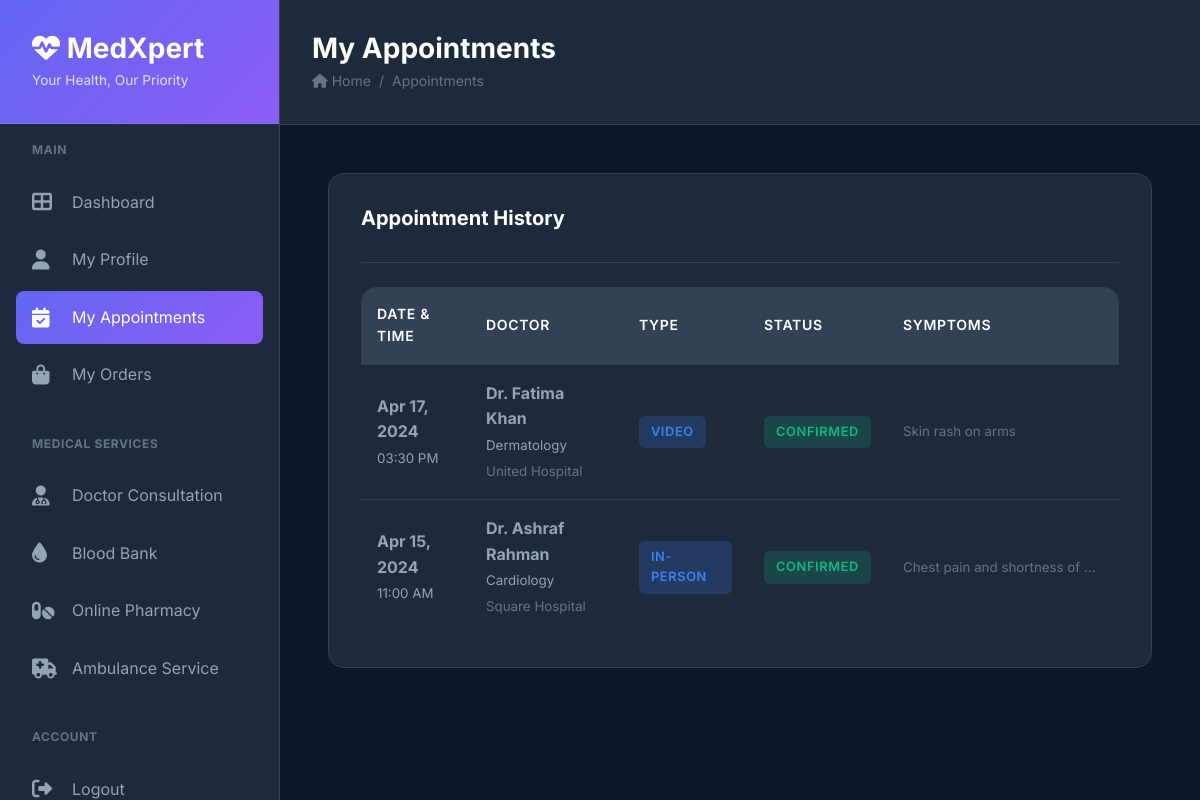
The page /my_appointments.php (signed in) on the database its author committed.
### tables this page shows
CREATE TABLE appointments (
    id INT AUTO_INCREMENT PRIMARY KEY,
    user_id INT NOT NULL,
    doctor_id INT NOT NULL,
    appointment_date DATE NOT NULL,
    appointment_time TIME NOT NULL,
    symptoms TEXT,
    status ENUM('pending', 'confirmed', 'completed', 'cancelled') DEFAULT 'pending',
    consultation_type ENUM('in-person', 'video', 'phone') DEFAULT 'in-person',
    notes TEXT,
    created_at TIMESTAMP DEFAULT CURRENT_TIMESTAMP,
    FOREIGN KEY (user_id) REFERENCES users(id) ON DELETE CASCADE,
    FOREIGN KEY (doctor_id) REFERENCES doctors(id) ON DELETE CASCADE,
    INDEX idx_user (user_id),
    INDEX idx_doctor (doctor_id),
    INDEX idx_date (appointment_date),
    INDEX idx_status (status)
);

CREATE TABLE doctors (
    id INT AUTO_INCREMENT PRIMARY KEY,
    name VARCHAR(100) NOT NULL,
    specialization VARCHAR(100) NOT NULL,
    experience INT NOT NULL,
    qualification VARCHAR(255) NOT NULL,
    hospital VARCHAR(150) NOT NULL,
    location VARCHAR(150) NOT NULL,
    fee DECIMAL(10,2) NOT NULL,
    rating DECIMAL(3,2) DEFAULT 4.50,
    phone VARCHAR(20) NOT NULL,
    email VARCHAR(100) NOT NULL,
    available_days VARCHAR(100) DEFAULT 'Mon-Fri',
    available_time VARCHAR(50) DEFAULT '9:00 AM - 5:00 PM',
    bio TEXT,
    image VARCHAR(255) DEFAULT 'default-doctor.png',
    status ENUM('active', 'inactive') DEFAULT 'active',
    created_at TIMESTAMP DEFAULT CURRENT_TIMESTAMP,
    INDEX idx_specialization (specialization),
    INDEX idx_status (status)
);

### my_appointments.php (the view)
<?php
require_once 'config/header.php';
$appointments = $conn->query("
    SELECT a.*, d.name as doctor_name, d.specialization, d.hospital, d.location
    FROM appointments a
    JOIN doctors d ON a.doctor_id = d.id
    WHERE a.user_id = {$_SESSION['user_id']}
    ORDER BY a.appointment_date DESC, a.appointment_time DESC
");
?>
<h1>My Appointments</h1>
<div class="breadcrumb">
    <span><i class="fas fa-home"></i> Home</span>
    <span>/</span>
    <span>Appointments</span>
</div>
</div>
</div>
<div class="content-wrapper">
    <div class="card">
        <div class="card-header">
            <h3 class="card-title">Appointment History</h3>
        </div>
        <div class="table-container">
            <table class="table">
                <thead>
                    <tr>
                        <th>Date & Time</th>
                        <th>Doctor</th>
                        <th>Type</th>
                        <th>Status</th>
                        <th>Symptoms</th>
                    </tr>
                </thead>
                <tbody>
                    <?php if ($appointments->num_rows > 0): ?>
                        <?php while ($apt = $appointments->fetch_assoc()): ?>
                            <tr>
                                <td>
                                    <strong><?php echo date('M d, Y', strtotime($apt['appointment_date'])); ?></strong><br>
                                    <small><?php echo date('h:i A', strtotime($apt['appointment_time'])); ?></small>
                                </td>
                                <td>
                                    <strong><?php echo htmlspecialchars($apt['doctor_name']); ?></strong><br>
                                    <small><?php echo htmlspecialchars($apt['specialization']); ?></small><br>
                                    <small style="color: var(--gray);"><?php echo htmlspecialchars($apt['hospital']); ?></small>
                                </td>
                                <td>
                                    <span class="badge badge-info"><?php echo ucfirst($apt['consultation_type']); ?></span>
                                </td>
                                <td>
                                    <?php
                                    $badge_class = [
                                        'pending' => 'warning',
                                        'confirmed' => 'success',
                                        'completed' => 'info',
                                        'cancelled' => 'danger'
                                    ];
                                    ?>
                                    <span class="badge badge-<?php echo $badge_class[$apt['status']]; ?>">
                                        <?php echo ucfirst($apt['status']); ?>
                                    </span>
                                </td>
                                <td>
                                    <small style="color: var(--gray); max-width: 200px; display: block; overflow: hidden; text-overflow: ellipsis; white-space: nowrap;">
                                        <?php echo htmlspecialchars($apt['symptoms']); ?>
                                    </small>
                                </td>
                            </tr>
                        <?php endwhile; ?>
                    <?php else: ?>
                        <tr>
                            <td colspan="5" style="text-align: center; color: var(--gray);">No appointments found.</td>
                        </tr>
                    <?php endif; ?>
                </tbody>
            </table>
        </div>
    </div>
</div>
<?php require_once 'config/footer.php'; ?>

### assets/css/style.css (style rules this page uses)
:root { --primary: #6366f1; --primary-dark: #4f46e5; --primary-light: #818cf8; --secondary: #8b5cf6; --accent: #06b6d4; --success: #10b981; --warning: #f59e0b; --danger: #ef4444; --info: #3b82f6; --dark: #0f172a; --dark-light: #1e293b; --dark-lighter: #334155; --gray: #64748b; --gray-light: #94a3b8; --gray-lighter: #cbd5e1; --white: #ffffff; --bg-gradient: linear-gradient(135deg, #667eea 0%, #764ba2 100%); --bg-gradient-alt: linear-gradient(135deg, #f093fb 0%, #f5576c 100%); --bg-gradient-success: linear-gradient(135deg, #667eea 0%, #64B5F6 100%); --shadow-sm: 0 1px 2px 0 rgba(0, 0, 0, 0.05); --shadow: 0 4px 6px -1px rgba(0, 0, 0, 0.1); --shadow-md: 0 10px 15px -3px rgba(0, 0, 0, 0.1); --shadow-lg: 0 20px 25px -5px rgba(0, 0, 0, 0.1); --shadow-xl: 0 25px 50px -12px rgba(0, 0, 0, 0.25); --radius-sm: 0.375rem; --radius: 0.5rem; --radius-md: 0.75rem; --radius-lg: 1rem; --radius-xl: 1.5rem; --spacing-xs: 0.5rem; --spacing-sm: 0.75rem; --spacing: 1rem; --spacing-md: 1.5rem; --spacing-lg: 2rem; --spacing-xl: 3rem; --transition: all 0.3s cubic-bezier(0.4, 0, 0.2, 1); --transition-fast: all 0.15s ease; }
* { margin: 0; padding: 0; box-sizing: border-box; }
body { font-family: 'Inter', -apple-system, BlinkMacSystemFont, 'Segoe UI', sans-serif; background: var(--dark); color: var(--gray-light); line-height: 1.6; overflow-x: hidden; }
h1, h2, h3, h4, h5, h6 { color: var(--white); font-weight: 700; line-height: 1.2; margin-bottom: var(--spacing); }
h1 { font-size: 2.5rem; }
h3 { font-size: 1.75rem; }
.page-title h1 { font-size: 1.75rem; margin-bottom: 0.25rem; }
.breadcrumb { display: flex; gap: 0.5rem; font-size: 0.875rem; color: var(--gray); }
.content-wrapper { padding: var(--spacing-xl); }
.card { background: var(--dark-light); border-radius: var(--radius-lg); padding: var(--spacing-lg); margin-bottom: var(--spacing-md); border: 1px solid var(--dark-lighter); }
.card-header { display: flex; justify-content: space-between; align-items: center; margin-bottom: var(--spacing-md); padding-bottom: var(--spacing); border-bottom: 1px solid var(--dark-lighter); }
.card-title { font-size: 1.25rem; color: var(--white); }
.table-container { overflow-x: auto; border-radius: var(--radius-lg); background: var(--dark-light); }
.table { width: 100%; border-collapse: collapse; }
.table thead { background: var(--dark-lighter); }
.table th { padding: var(--spacing); text-align: left; font-weight: 600; color: var(--white); font-size: 0.875rem; text-transform: uppercase; letter-spacing: 0.05em; }
.table td { padding: var(--spacing); border-top: 1px solid var(--dark-lighter); color: var(--gray-light); }
.table tbody tr { transition: var(--transition-fast); }
.badge { display: inline-block; padding: 0.375rem 0.75rem; border-radius: var(--radius-sm); font-size: 0.8rem; font-weight: 600; text-transform: uppercase; letter-spacing: 0.05em; }
.badge-success { background: rgba(16, 185, 129, 0.2); color: var(--success); }
.badge-info { background: rgba(59, 130, 246, 0.2); color: var(--info); }

### rows shown on the page
appointments: appointment_date "Apr 17, 2024", appointment_time "03:30 PM", doctor.name "Dr. Fatima Khan", doctor.specialization "Dermatology", doctor.hospital "United Hospital", consultation_type "VIDEO", status "CONFIRMED", symptoms "Skin rash on arms"
appointments: appointment_date "Apr 15, 2024", appointment_time "11:00 AM", doctor.name "Dr. Ashraf Rahman", doctor.specialization "Cardiology", doctor.hospital "Square Hospital", consultation_type "IN-PERSON", status "CONFIRMED", symptoms "Chest pain and shortness of…"
